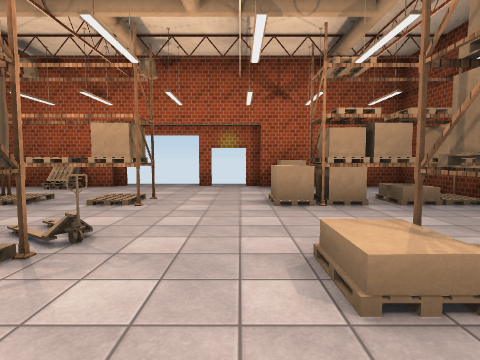
view 1 (above)

19 first-person views from a walk through a scene from a Unity 3-D project. The camera is 1.5 m above the floor, tilts 4° down and sees 80° across. The floor is counted in squares, 2 m on a side. Each view is taken from the middle of a square. On the plan, view 1 faces up. The plan holds only what a view shows up to about 10 squares ahead; the rest is blank. The player character is not drawn. Door leaves are left out, so doorways stand open. Some surface patterns are stand-ins.

view 2
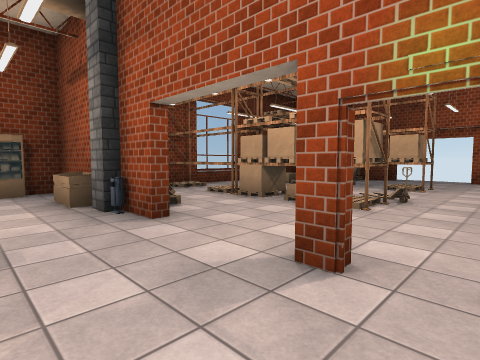

view 3
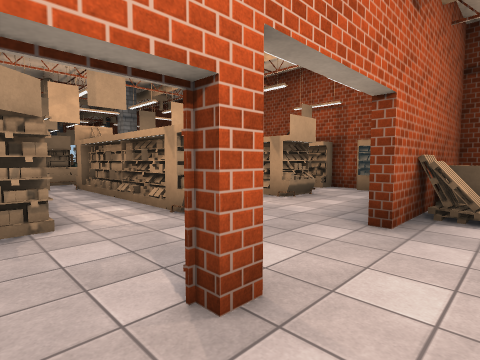

view 4
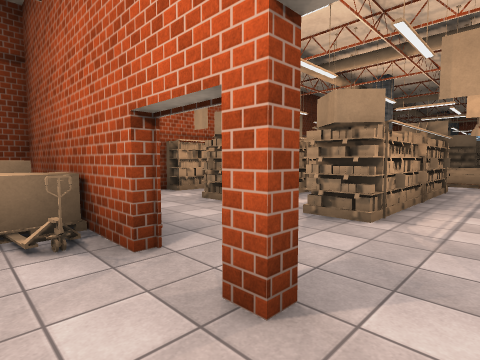

view 5
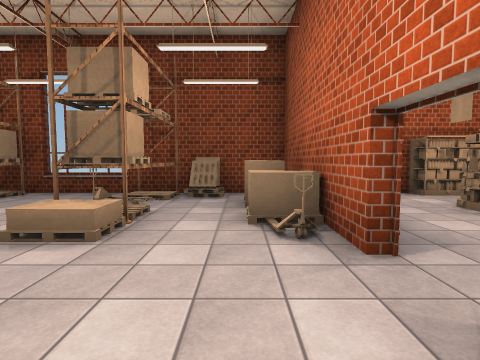

view 6
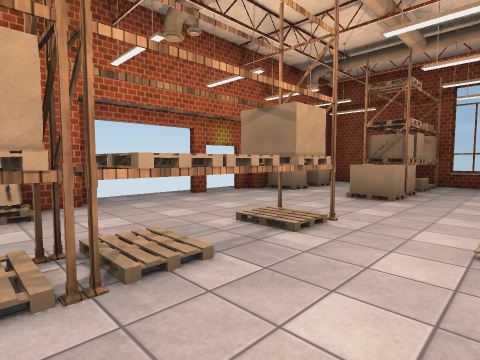

view 7
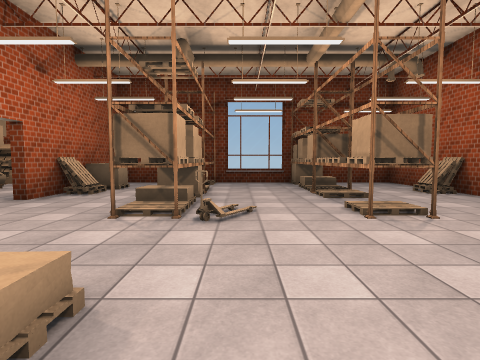

view 8
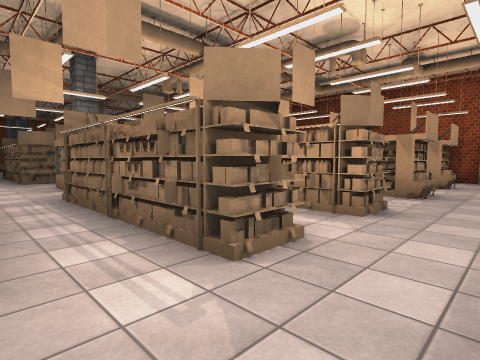

view 9
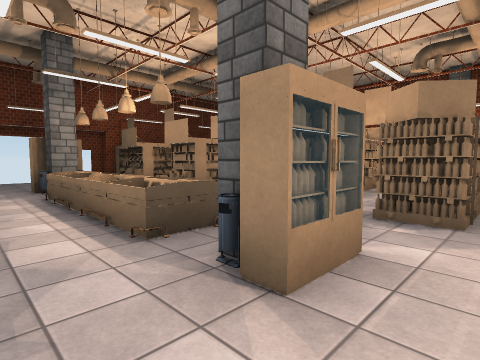

view 10
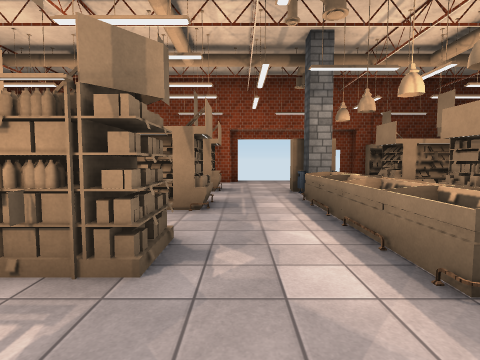

view 11
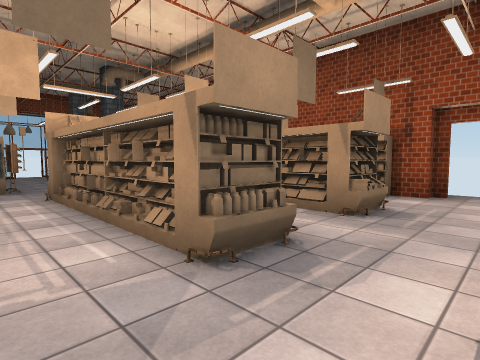

view 12
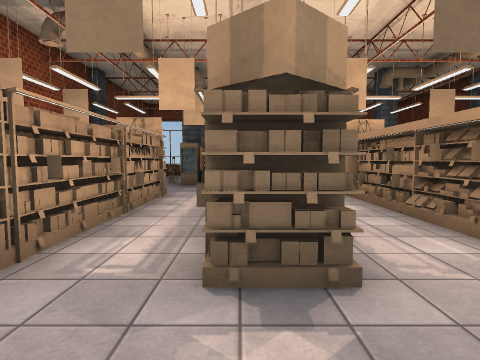

view 13
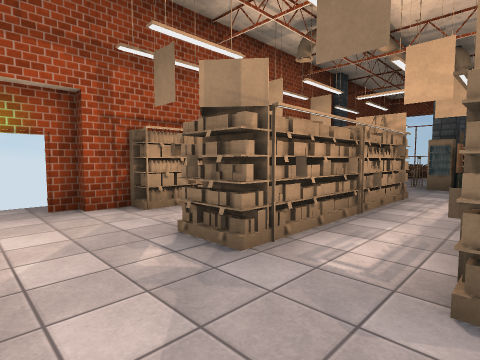

view 14
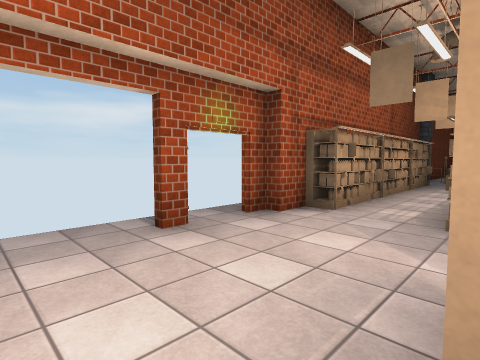

view 15
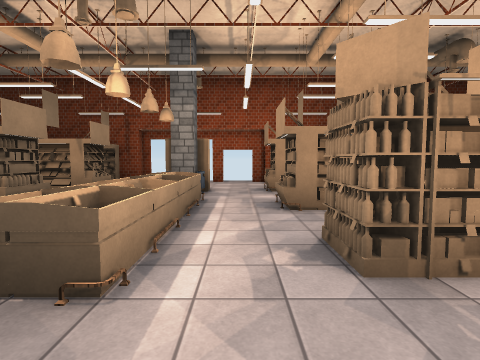

view 16
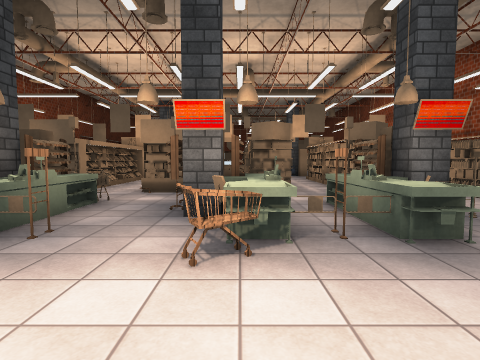

view 17
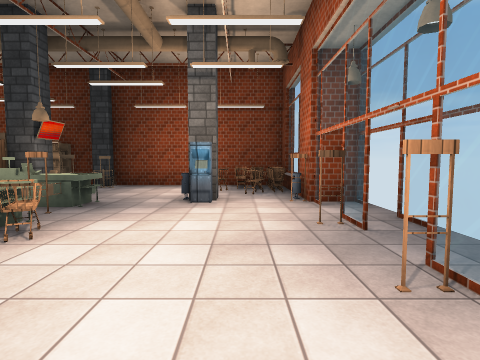

view 18
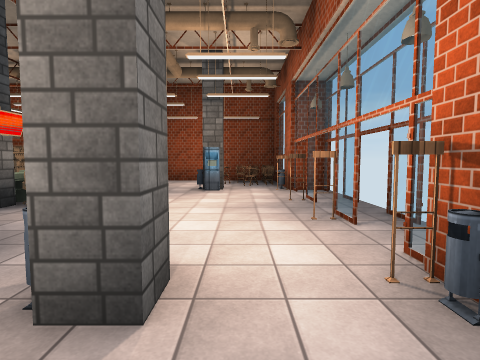

view 19
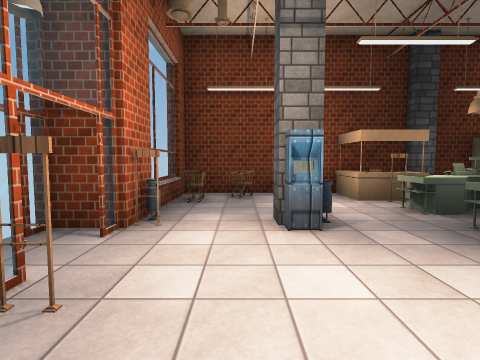

### Floor plan
Key: @ floor where view 1 was taken; # wall or solid block; . floor; / step, stairs or slope; D open door; = window, fence, low wall or low ledge; S shelf; E elevator; C column; B bin; F fence; M cash machine; A cart; O other object.
Columns run from 8 left of view 1 to 5 right of it. Each row starts with its distance up from view 1.
  8 ###O#DDDDO#O##
  7 #..........O.#
  6 #............#
  5 #SOSSOS..SOOS#
  4 =............=
  3 =......E...E.=
  2 #SSSSSS..OSSS#
  1 #...........S#
  0 #.O.C...@.OOO#
 -1 ##O#BDDDDEC###
 -2 #..OO...D....
 -3 #O..........
 -4 #O.O.O/.O.O.O#
 -5 #  O  //O.O.O
 -6 #O O  /.O.O.
 -7 #  O  //O.O.
 -8 #//O.O/.O.O.
 -9 D............D
-10 D..COOOOO.CO.D
-11 D...B.....B..D
-12 D............D
-13 #/.O.O/.O.O.O#
-14  O O  //O.O.O
-15  O O. /.O.O.O
-16     . //O.O.O
-17    O.O/ O.O.O
-18     ... ....O
-19 #   SOSS.S..O#
-20 #C CC..C.SCOC#
-21 #OFOOF.OFO...#
-22 #OO....A.....#
-23 #...BM...MBO.#
-24 #A.........OO#
-25 ##ABFDFFDFBOO#
-26  ###DDDDDD####

Where each view was taken, in squares from view 1:
view 1: 0 up, 0 right, facing up
view 2: 3 down, 0 right, facing up-left
view 3: 0 up, 0 right, facing down-left
view 4: 0 up, 2 left, facing down-right
view 5: 0 up, 2 left, facing right
view 6: 3 up, 5 left, facing up-right
view 7: 3 up, 2 right, facing left
view 8: 2 down, 4 right, facing down-left
view 9: 12 down, 3 right, facing up-left
view 10: 12 down, 2 right, facing left
view 11: 11 down, 1 left, facing down-left
view 12: 11 down, 0 right, facing down
view 13: 11 down, 0 right, facing down-right
view 14: 9 down, 2 right, facing down-right
view 15: 9 down, 2 right, facing left
view 16: 24 down, 1 left, facing up
view 17: 24 down, 4 left, facing right
view 18: 24 down, 6 left, facing right
view 19: 24 down, 1 left, facing left
